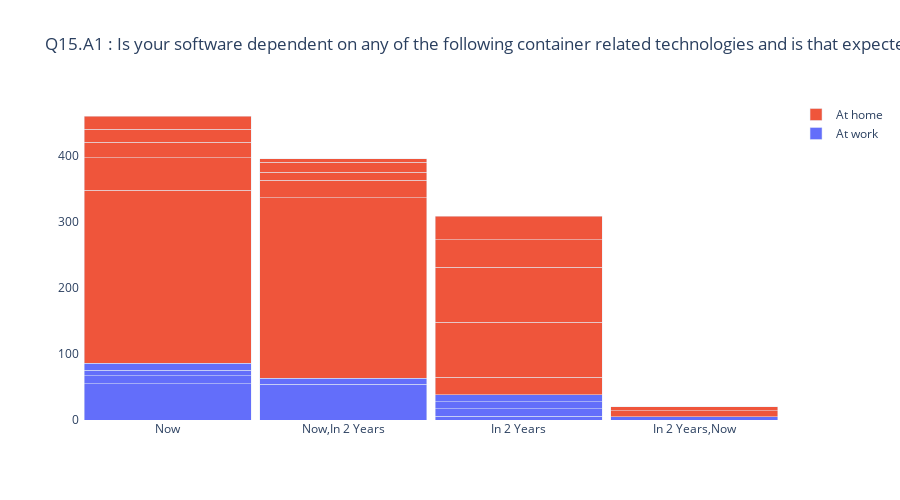

The cell this chart's notebook holds for it:
### Code cell
# 
# Q15.A1 - Q14.A4
#

wq = pd.concat([work_df["Q15.A1"].value_counts(),\
                work_df["Q15.A3"].value_counts(),\
                work_df["Q15.A4"].value_counts(),\
                work_df["Q15.A5"].value_counts()])

hq = pd.concat([home_df["Q15.A1"].value_counts(),\
                home_df["Q15.A2"].value_counts(),\
                home_df["Q15.A3"].value_counts(),\
                home_df["Q15.A4"].value_counts(),\
                home_df["Q15.A5"].value_counts()])

double_bar_chart(
    "Q15",
    questions["#Q15"], 
    CWORK, wq[lambda x: x > THRESHOLD], 
    CHOME, hq[lambda x: x > THRESHOLD])

### Figure 1 — Plotly figure (JSON) as saved in the notebook; plotly's stock layout.template omitted (floating-point values rounded to 4 significant figures)
{"data": [{"name": "At work", "type": "bar", "x": ["Now", "Now,In 2 Years", "In 2 Years", "In 2 Years,Now", "Now", "In 2 Years", "In 2 Years", "Now,In 2 Years", "Now", "Now", "In 2 Years"], "y": [55, 54, 6, 5, 12, 11, 11, 9, 8, 11, 10]}, {"name": "At home", "type": "bar", "x": ["Now,In 2 Years", "Now", "In 2 Years", "In 2 Years,Now", "In 2 Years", "Now", "Now,In 2 Years", "In 2 Years,Now", "In 2 Years", "Now", "Now,In 2 Years", "In 2 Years", "Now", "Now,In 2 Years", "In 2 Years", "Now", "Now,In 2 Years"], "y": [273, 262, 27, 9, 83, 49, 27, 6, 83, 23, 12, 42, 20, 15, 35, 20, 5]}], "layout": {"bargap": 0.05, "barmode": "stack", "height": 500, "plot_bgcolor": "#FFFFFF", "showlegend": true, "title": {"text": "Q15.A1 : Is your software dependent on any of the following container related technologies and is that expected to change in 2 years? (n=1183)"}, "width": 900, "xaxis": {"autorange": true, "categoryorder": "total descending", "range": [-0.5, 3.5], "type": "category"}, "yaxis": {"autorange": true, "range": [0, 484.2], "type": "linear"}}}
